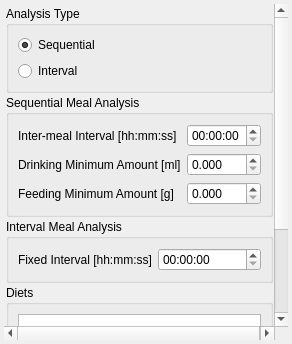
<?xml version="1.0" encoding="UTF-8"?>
<ui version="4.0">
 <class>MealDetailsSettingsWidget</class>
 <widget class="QWidget" name="MealDetailsSettingsWidget">
  <layout class="QVBoxLayout" name="verticalLayout">
   <property name="spacing">
    <number>4</number>
   </property>
   <property name="leftMargin">
    <number>4</number>
   </property>
   <property name="topMargin">
    <number>4</number>
   </property>
   <property name="rightMargin">
    <number>4</number>
   </property>
   <property name="bottomMargin">
    <number>4</number>
   </property>
   <item>
    <widget class="QScrollArea" name="scrollArea">
     <property name="frameShape">
      <enum>QFrame::Shape::NoFrame</enum>
     </property>
     <property name="widgetResizable">
      <bool>true</bool>
     </property>
     <widget class="QWidget" name="scrollAreaWidgetContents">
      <property name="geometry">
       <rect>
        <x>0</x>
        <y>0</y>
        <width>277</width>
        <height>457</height>
       </rect>
      </property>
      <layout class="QVBoxLayout" name="verticalLayout_2">
       <property name="spacing">
        <number>2</number>
       </property>
       <property name="leftMargin">
        <number>2</number>
       </property>
       <property name="topMargin">
        <number>2</number>
       </property>
       <property name="rightMargin">
        <number>2</number>
       </property>
       <property name="bottomMargin">
        <number>2</number>
       </property>
       <item>
        <widget class="QGroupBox" name="groupBoxAnalysisType">
         <property name="title">
          <string>Analysis Type</string>
         </property>
         <layout class="QVBoxLayout" name="verticalLayout_3">
          <item>
           <widget class="QRadioButton" name="radioButtonSequentialType">
            <property name="text">
             <string>Sequential</string>
            </property>
            <property name="checked">
             <bool>true</bool>
            </property>
           </widget>
          </item>
          <item>
           <widget class="QRadioButton" name="radioButtonIntervalType">
            <property name="text">
             <string>Interval</string>
            </property>
           </widget>
          </item>
         </layout>
        </widget>
       </item>
       <item>
        <widget class="QGroupBox" name="groupBoxSequentialSettings">
         <property name="title">
          <string>Sequential Meal Analysis</string>
         </property>
         <layout class="QFormLayout" name="formLayout">
          <item row="0" column="0">
           <widget class="QLabel" name="intermealIntervalLabel">
            <property name="text">
             <string>Inter-meal Interval [hh:mm:ss]</string>
            </property>
           </widget>
          </item>
          <item row="0" column="1">
           <widget class="QTimeEdit" name="intermealIntervalTimeEdit">
            <property name="displayFormat">
             <string>HH:mm:ss</string>
            </property>
           </widget>
          </item>
          <item row="1" column="0">
           <widget class="QLabel" name="drinkingMinimumAmountLabel">
            <property name="text">
             <string>Drinking Minimum Amount [ml]</string>
            </property>
           </widget>
          </item>
          <item row="1" column="1">
           <widget class="QDoubleSpinBox" name="drinkingMinimumAmountDoubleSpinBox">
            <property name="decimals">
             <number>3</number>
            </property>
            <property name="singleStep">
             <double>0.001000000000000</double>
            </property>
           </widget>
          </item>
          <item row="2" column="0">
           <widget class="QLabel" name="feedingMinimumAmountLabel">
            <property name="text">
             <string>Feeding Minimum Amount [g]</string>
            </property>
           </widget>
          </item>
          <item row="2" column="1">
           <widget class="QDoubleSpinBox" name="feedingMinimumAmountDoubleSpinBox">
            <property name="decimals">
             <number>3</number>
            </property>
            <property name="singleStep">
             <double>0.001000000000000</double>
            </property>
           </widget>
          </item>
         </layout>
        </widget>
       </item>
       <item>
        <widget class="QGroupBox" name="groupBoxIntervalSettings">
         <property name="title">
          <string>Interval Meal Analysis</string>
         </property>
         <layout class="QFormLayout" name="formLayout_2">
          <item row="0" column="0">
           <widget class="QLabel" name="fixedIntervalLabel">
            <property name="text">
             <string>Fixed Interval [hh:mm:ss]</string>
            </property>
           </widget>
          </item>
          <item row="0" column="1">
           <widget class="QTimeEdit" name="fixedIntervalTimeEdit">
            <property name="displayFormat">
             <string>HH:mm:ss</string>
            </property>
           </widget>
          </item>
         </layout>
        </widget>
       </item>
       <item>
        <widget class="QGroupBox" name="groupBoxDiets">
         <property name="title">
          <string>Diets</string>
         </property>
         <layout class="QVBoxLayout" name="verticalLayout_4">
          <item>
           <widget class="QTableView" name="tableViewDiets">
            <attribute name="verticalHeaderDefaultSectionSize">
             <number>24</number>
            </attribute>
           </widget>
          </item>
          <item>
           <layout class="QHBoxLayout" name="horizontalLayout">
            <item>
             <widget class="QToolButton" name="toolButtonAddDiet">
              <property name="toolTip">
               <string>Add diet</string>
              </property>
              <property name="icon">
               <iconset resource="../../../../../../resources/resources.qrc">
                <normaloff>:/icons/icons8-add-16.png</normaloff>:/icons/icons8-add-16.png</iconset>
              </property>
             </widget>
            </item>
            <item>
             <widget class="QToolButton" name="toolButtonDeleteDiet">
              <property name="toolTip">
               <string>Delete selected diet</string>
              </property>
              <property name="icon">
               <iconset resource="../../../../../../resources/resources.qrc">
                <normaloff>:/icons/icons8-minus-16.png</normaloff>:/icons/icons8-minus-16.png</iconset>
              </property>
             </widget>
            </item>
            <item>
             <spacer name="horizontalSpacer">
              <property name="orientation">
               <enum>Qt::Orientation::Horizontal</enum>
              </property>
              <property name="sizeHint" stdset="0">
               <size>
                <width>40</width>
                <height>20</height>
               </size>
              </property>
             </spacer>
            </item>
           </layout>
          </item>
         </layout>
        </widget>
       </item>
       <item>
        <widget class="QPushButton" name="pushButtonResetSettings">
         <property name="text">
          <string>Reset Settings</string>
         </property>
        </widget>
       </item>
      </layout>
     </widget>
    </widget>
   </item>
  </layout>
 </widget>
 <resources>
  <include location="../../../../../../resources/resources.qrc"/>
 </resources>
 <connections/>
</ui>
